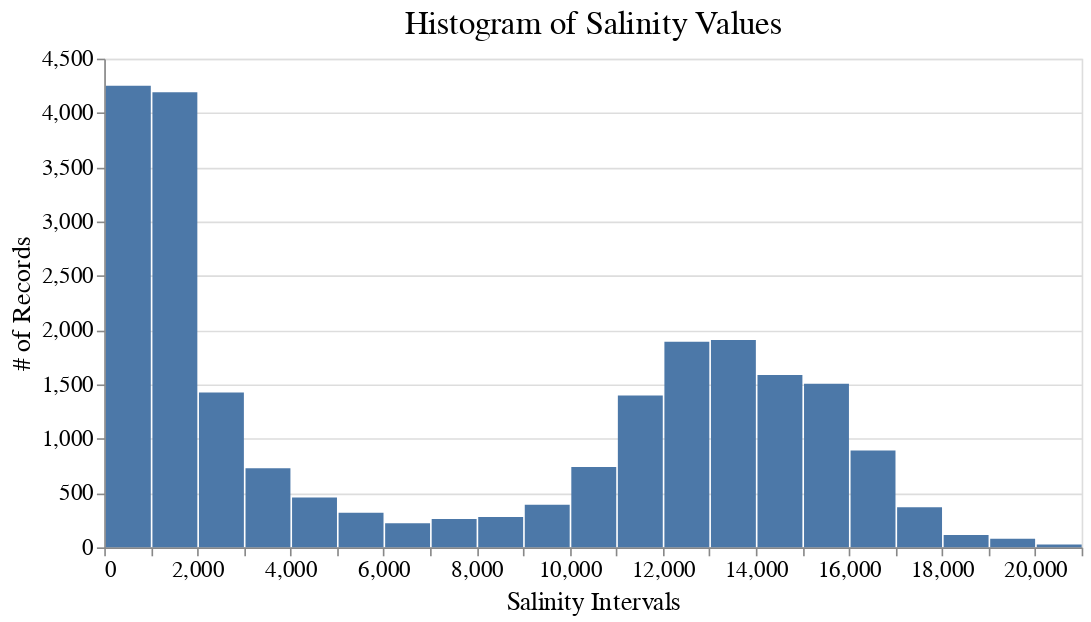

Notebook cell for this chart:
### Code cell
alt.Chart(source, title="Histogram of Salinity Values").mark_bar().encode(
alt.X("Salinity:Q",  bin=alt.Bin(step=1000),axis=alt.Axis(title='Salinity Intervals')),
y=alt.Y('count()', axis=alt.Axis(title="# of Records"))
    ).properties(
    width=600, height=300).configure_axis(
    labelFontSize=14,
    titleFontSize=16,
    labelFontWeight='normal',
    titleFontWeight='normal').configure_title(fontWeight='normal',fontSize=20)

### Figure 1 — Vega-Lite specification as saved in the notebook (floating-point values rounded to 4 significant figures; data arrays with more than 128 entries replaced by an {"elided": "..."} marker saying what was removed)
{"config": {"view": {"continuousWidth": 300, "continuousHeight": 300}, "axis": {"labelFontSize": 14, "labelFontWeight": "normal", "titleFontSize": 16, "titleFontWeight": "normal"}, "title": {"fontSize": 20, "fontWeight": "normal"}}, "data": {"name": "data-531d8b27138234dcfdf81bdbd040fdc9"}, "mark": {"type": "bar"}, "encoding": {"x": {"axis": {"title": "Salinity Intervals"}, "bin": {"step": 1000}, "field": "Salinity", "type": "quantitative"}, "y": {"aggregate": "count", "axis": {"title": "# of Records"}, "type": "quantitative"}}, "height": 300, "title": "Histogram of Salinity Values", "width": 600, "$schema": "https://vega.github.io/schema/vega-lite/v5.20.1.json", "datasets": {"data-531d8b27138234dcfdf81bdbd040fdc9": {"elided": "23040 records"}}}
